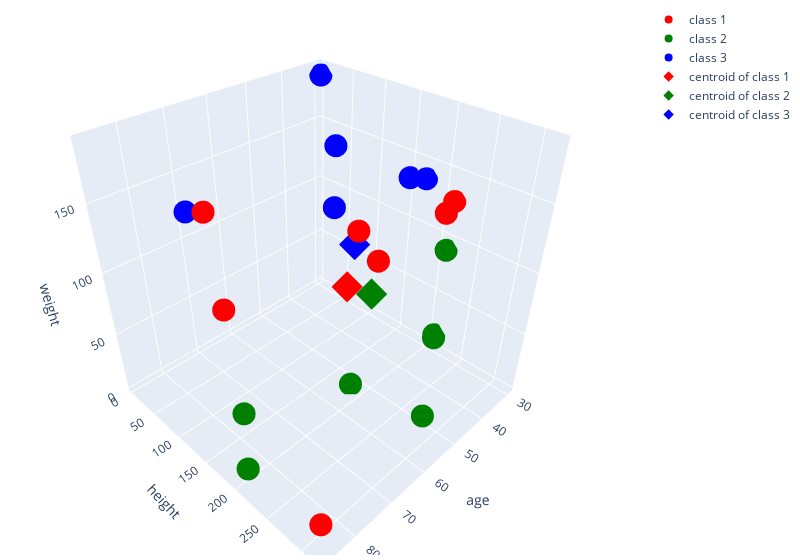

Notebook code cell kept with this figure:
### Code cell
png = plot_clusturs('third_iteration.png')
Image(png)

### Figure 1 — Plotly figure (JSON) as saved in the notebook; plotly's stock layout.template omitted (floating-point values rounded to 4 significant figures)
{"data": [{"marker": {"color": ["red", "red", "red", "red", "red", "red", "red"]}, "mode": "markers", "name": "class 1", "type": "scatter3d", "x": [87, 87, 29.94, 53.65, 87, 53.65, 29.94], "y": [316, 185, 216, 189, 199, 217, 207], "z": [26, 187, 129, 132, 134, 118, 118]}, {"marker": {"color": ["green", "green", "green", "green", "green", "green", "green"]}, "mode": "markers", "name": "class 2", "type": "scatter3d", "x": [29.94, 87, 53.65, 53.65, 29.94, 29.94, 87], "y": [213, 214, 185, 292, 211, 211, 212], "z": [90, 66, 3, 18, 10, 13, 18]}, {"marker": {"color": ["blue", "blue", "blue", "blue", "blue", "blue"]}, "mode": "markers", "name": "class 3", "type": "scatter3d", "x": [53.65, 29.94, 53.65, 29.94, 29.94, 87], "y": [154, 152, 155, 5, 175, 159], "z": [140, 133, 181, 184, 137, 181]}, {"marker": {"color": "red", "symbol": "diamond"}, "mode": "markers", "name": "centroid of class 1", "type": "scatter3d", "x": [61.17], "y": [212.4], "z": [110]}, {"marker": {"color": "green", "symbol": "diamond"}, "mode": "markers", "name": "centroid of class 2", "type": "scatter3d", "x": [51.64], "y": [201.6], "z": [85.29]}, {"marker": {"color": "blue", "symbol": "diamond"}, "mode": "markers", "name": "centroid of class 3", "type": "scatter3d", "x": [48.96], "y": [161.5], "z": [108.5]}], "layout": {"margin": {"b": 5, "l": 5, "r": 10, "t": 5}, "scene": {"xaxis": {"title": {"text": "age"}}, "yaxis": {"title": {"text": "height"}}, "zaxis": {"title": {"text": "weight"}}}, "width": 800}}
